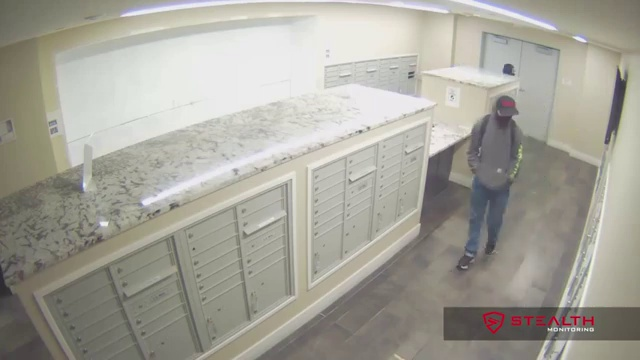
#> input picture tests/data/criminal.mp4_0.jpg, 640 x 360 px
$ python -i ollama_inference.py   (imports and definitions only)
#> lines starting #> are read from the running program, lines starting #| are printed output that depends on the picture
"""
Ollama Inference Client for Gazeguard

Uses Ollama's vision API (default: moondream / llava-phi3) to detect
anomalies and suspicious activities from video frames or webcam feeds.

Features:
- Fits comfortably inside 4GB VRAM (~1.5GB VRAM usage)
- Generates temporal keyframe montage grid with timestamp overlays
- Extracts structured anomaly classifications (type, severity, description)
- 100% compatible with AlertManager and Dashboard API
"""

import base64
import io
import json
import logging
import os
import re
import time
from typing import Any, Dict, List, Optional, Tuple

import requests
from PIL import Image, ImageDraw, ImageFont


class OllamaInferenceEngine:
    """
    Multimodal LLM inference via Ollama REST API.
    Stitches video frames into a temporal montage and requests security anomaly analysis.
    """

    def __init__(
        self,
        prompt_file: str = "prompt.txt",
        config: Optional[Dict[str, Any]] = None,
    ):
        """
        Initialize the Ollama inference engine.

        Args:
            prompt_file: Path to security analysis prompt
            config: Configuration dict containing 'ollama' and 'llm' sections
        """
        self.prompt_file = prompt_file
        self.config = config or {}

        ollama_config = self.config.get("ollama", {})
        llm_config = self.config.get("llm", {})

        self.host = (
            os.getenv("OLLAMA_HOST") or
            ollama_config.get("host", "http://localhost:11434")
        ).rstrip("/")
        # Default to multimodal vision model 'llava-phi3' (~2.9GB VRAM)
        self.model = ollama_config.get(
            "model", llm_config.get("model_name", "llava-phi3")
        )
        self.timeout = ollama_config.get("timeout", 60)
        self.max_new_tokens = llm_config.get("max_new_tokens", 350)
        # "ollama": Ollama's /api/chat. "openai": OpenAI-compatible /v1/chat/completions, as served by
        # llama.cpp's llama-server (runs Gemma 3n E2B with image input on a 4 GB GPU).
        self.api = (os.getenv("LLM_API") or ollama_config.get("api", "ollama")).lower()
        # "montage": frames stitched into one grid image (fast; for single-image models like llava-phi3).
        # "separate": frames sent as individual images (needs a multi-image model such as Gemma 3n).
        # On the test clips Gemma 3n scored 6/7 with a 3x3 montage (~4 s) and 7/7 with 4 separate
        # frames (~7 s): in a montage each frame is only ~256 px and a costume parade read as trespassing.
        self.frame_mode = ollama_config.get("frame_mode", "montage")
        self.num_frames = int(ollama_config.get("num_frames", 4))

        self.logger = logging.getLogger(__name__)
        self.logger.info(
            f"OllamaInferenceEngine initialized: host={self.host}, model={self.model}"
        )

    # [160 lines left out: functions _initialize_model, _wait_for_openai_server, _chat_openai, _create_frame_grid, _encode_image, _load_prompt and 1 more, not called in this run]

    def analyze_frames(
        self, frames: List[Tuple[Image.Image, float]]
    ) -> Optional[Dict[str, Any]]:
        """
        Analyze a sequence of video frames for suspicious activity.

        Args:
            frames: List of (PIL.Image, timestamp_seconds) tuples

        Returns:
            Dict with 'suspicious', 'anomaly_type', 'severity', and 'description'
        """
        if not frames:
            self.logger.error("No frames provided for analysis")
            return None

        if self.frame_mode == "separate":
            # Evenly spaced frames, oldest first; Gemma's vision encoder works at 768x768
            step = max(1, len(frames) / self.num_frames)
            picked = [frames[int(i * step)] for i in range(min(self.num_frames, len(frames)))]
            encoded_images = [self._encode_image(img, max_size=768) for img, _ in picked]
        else:
            # Build chronological montage grid
            encoded_images = [self._encode_image(self._create_frame_grid(frames))]

        user_prompt = self._load_prompt()
        system_prompt = self._load_system_prompt()

        messages = [
            {"role": "system", "content": system_prompt},
            {
                "role": "user",
                "content": user_prompt,
                "images": encoded_images,
            },
        ]

        payload = {
            "model": self.model,
            "messages": messages,
            "stream": False,
            "options": {
                "num_predict": self.max_new_tokens,
                "temperature": 0.0,  # Deterministic security evaluation
                "top_p": 1.0,
            },
        }

        try:
            start = time.perf_counter()
            if self.api == "openai":
                raw_response = self._chat_openai(system_prompt, user_prompt, encoded_images)
            else:
                resp = requests.post(
                    f"{self.host}/api/chat",
                    json=payload,
                    timeout=self.timeout,
                )
                resp.raise_for_status()
                raw_response = resp.json().get("message", {}).get("content", "")
            elapsed = time.perf_counter() - start

            self.logger.info(
                f"LLM inference completed in {elapsed:.2f}s ({self.model})"
            )

            parsed = self._parse_json_response(raw_response)
            parsed["inference_time_s"] = round(elapsed, 2)
            parsed["model"] = self.model
            return parsed

        except requests.exceptions.Timeout:
            self.logger.error(f"Ollama request timed out after {self.timeout}s")
            return {
                "error": "timeout",
                "suspicious": "No",
                "anomaly_type": "None",
                "severity": "low",
                "description": "Inference timed out.",
            }
        except requests.exceptions.RequestException as e:
            self.logger.error(f"Ollama API request failed: {e}")
            return {
                "error": str(e),
                "suspicious": "No",
                "anomaly_type": "Error",
                "severity": "low",
                "description": f"Inference API error: {e}",
            }

    # [162 lines left out: functions run_inference, _extract_frames_from_video, _parse_json_response, health_check, not called in this run]

>>> import cv2
>>> picture = cv2.imread('../../tests/data/criminal.mp4_0.jpg', cv2.IMREAD_GRAYSCALE)
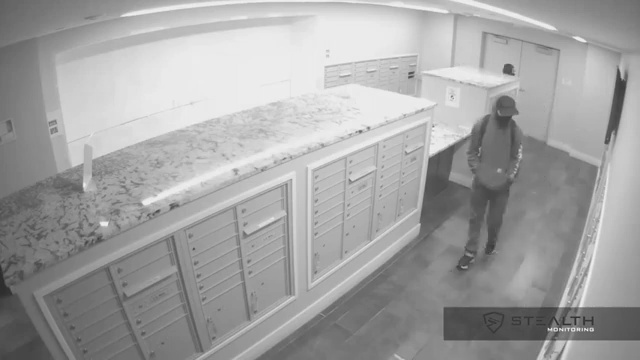
#> picture: shape (360, 640); min 43, max 244, mean 162.3
>>> result = OllamaInferenceEngine().analyze_frames(picture)
#> (the run stopped early here; a loop or call above may not have finished)
